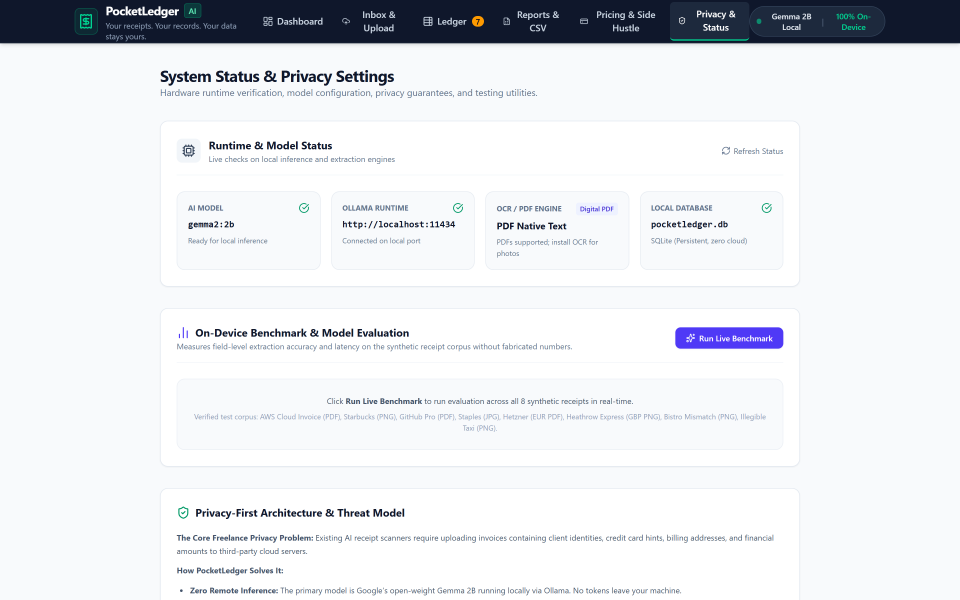
#> input picture docs/screenshots/06_system_status.png, 2880 x 1800 px, found by its file name (shown at 1/3 size)
$ python generate_scene_cards.py
#> lines starting #> are read from the running program, lines starting #| are printed output that depends on the picture
import os
from PIL import Image, ImageDraw, ImageFont

OUTPUT_DIR = r"E:\week 2\output_video\scenes"
os.makedirs(OUTPUT_DIR, exist_ok=True)
SCREENSHOT_DIR = r"E:\week 2\docs\screenshots"

W, H = 1920, 1080

def get_font(size, bold=False):
    # Try system fonts on Windows
    candidates = [
        "C:\\Windows\\Fonts\\segoeui.ttf" if not bold else "C:\\Windows\\Fonts\\segoeuib.ttf",
        "C:\\Windows\\Fonts\\arial.ttf" if not bold else "C:\\Windows\\Fonts\\arialbd.ttf",
    ]
    for c in candidates:
        if os.path.exists(c):
            try:
                return ImageFont.truetype(c, size)
            except Exception:
                pass
    return ImageFont.load_default()

def draw_header_badge(draw, text, y=60, accent="#10B981"):
    font = get_font(22, bold=True)
    bbox = draw.textbbox((0, 0), text, font=font)
    tw = bbox[2] - bbox[0]
    th = bbox[3] - bbox[1]
    pad_x, pad_y = 20, 8
    x1 = (W - tw) // 2 - pad_x
    x2 = (W + tw) // 2 + pad_x
    y1 = y
    y2 = y + th + pad_y * 2
    # Draw rounded pill
    draw.rounded_rectangle([x1, y1, x2, y2], radius=16, fill="#0F172A", outline=accent, width=2)
    draw.text(((W - tw) // 2, y1 + pad_y - 2), text, font=font, fill=accent)
    return y2

def draw_footer_bar(draw, text):
    font = get_font(18, bold=False)
    bbox = draw.textbbox((0, 0), text, font=font)
    tw = bbox[2] - bbox[0]
    draw.rectangle([0, H - 50, W, H], fill="#020617")
    draw.text(((W - tw) // 2, H - 38), text, font=font, fill="#94A3B8")

# -------------------------------------------------------------
# Scene 1: The Problem
# -------------------------------------------------------------
def make_scene_1():
    img = Image.new("RGB", (W, H), "#070B12")
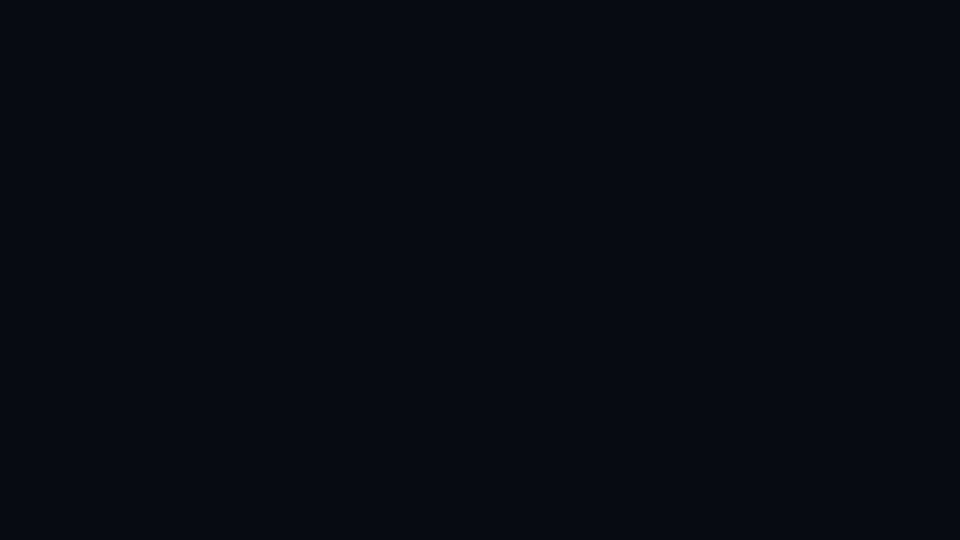
#> img: PIL image 1920x1080 RGB (shown at 1/2 size); mean R, G, B 7, 11, 18
    draw = ImageDraw.Draw(img)

    # Gradient-like background
    for y in range(H):
        alpha = int(25 * (y / H))
        draw.line([(0, y), (W, y)], fill=(7 + alpha, 11 + alpha, 18 + alpha))

    badge_bot = draw_header_badge(draw, "POCKETLEDGER AI • THE PROBLEM", y=80, accent="#EF4444")
#> badge_bot = 104

    # Main Headline
    font_hero = get_font(68, bold=True)
    t1 = "Your finances. Your privacy."
    bbox1 = draw.textbbox((0, 0), t1, font=font_hero)
#> bbox1 = (0, 1, 127, 12)
    draw.text(((W - (bbox1[2] - bbox1[0])) // 2, badge_bot + 40), t1, font=font_hero, fill="#FFFFFF")

    # Subtitle
    font_sub = get_font(28, bold=False)
    t2 = "Freelancers shouldn't have to upload confidential client receipts to cloud AI APIs."
    bbox2 = draw.textbbox((0, 0), t2, font=font_sub)
#> bbox2 = (0, 1, 368, 12)
    draw.text(((W - (bbox2[2] - bbox2[0])) // 2, badge_bot + 125), t2, font=font_sub, fill="#94A3B8")

    # Visual Cards: Messy Spreadsheets vs On-Device AI
    card_w, card_h = 760, 480
    # Left: The Cloud Dilemma
    x_l = 160
    y_cards = badge_bot + 200
#> y_cards = 304
    draw.rounded_rectangle([x_l, y_cards, x_l + card_w, y_cards + card_h], radius=20, fill="#0F172A", outline="#334155", width=2)
    draw.text((x_l + 40, y_cards + 40), "THE CLOUD AI DILEMMA", font=get_font(20, bold=True), fill="#EF4444")
    draw.text((x_l + 40, y_cards + 80), "• Leaks client billing rates & NDAs to third parties\n• PII & banking numbers stored on external servers\n• High recurring SaaS subscriptions ($30+/mo)\n• Fails completely when working offline or travelling", font=get_font(24, bold=False), fill="#CBD5E1", spacing=18)

    # Right: The PocketLedger Solution
    x_r = 1000
    draw.rounded_rectangle([x_r, y_cards, x_r + card_w, y_cards + card_h], radius=20, fill="#064E3B", outline="#10B981", width=2)
    draw.text((x_r + 40, y_cards + 40), "THE POCKETLEDGER AI SOLUTION", font=get_font(20, bold=True), fill="#34D399")
    draw.text((x_r + 40, y_cards + 80), "• 100% On-Device local Gemma 2B model via Ollama\n• Zero bytes of financial evidence leave your laptop\n• Deterministic math verification: no AI hallucinations\n• One-time purchase, fully open-source (MIT)", font=get_font(24, bold=False), fill="#ECFDF5", spacing=18)

    draw_footer_bar(draw, "Scene 1: The Freelancer's Privacy Dilemma | Hacktoberfest Side Hustle Challenge")
    img.save(os.path.join(OUTPUT_DIR, "scene_1.png"))
    print("Scene 1 created.")

# -------------------------------------------------------------
# Scene 2: Open-Weight AI (System Status & Dashboard)
# -------------------------------------------------------------
def make_scene_2():
    img = Image.new("RGB", (W, H), "#070B12")
    draw = ImageDraw.Draw(img)

    # Embed Screenshot 06 (System Status & Benchmarks) or 01 (Dashboard)
    ss_path = os.path.join(SCREENSHOT_DIR, "06_system_status.png")
    if os.path.exists(ss_path):
        ss = Image.open(ss_path).convert("RGB")
#> ss is the input picture: PIL image 2880x1800 RGB; mean R, G, B 230, 232.2, 235.8
        ss_resized = ss.resize((1500, 750), Image.Resampling.LANCZOS)
        # Paste centered
        img.paste(ss_resized, (210, 200))
        # Draw frame around it
        draw.rounded_rectangle([206, 196, 1714, 954], radius=16, outline="#38BDF8", width=4)

    badge_bot = draw_header_badge(draw, "OPEN-WEIGHT AI • LOCAL INFERENCE", y=40, accent="#38BDF8")
#> badge_bot = 64
    font_hero = get_font(42, bold=True)
    t = "Google Gemma 2B Instruct Running Locally via Ollama"
    bbox = draw.textbbox((0, 0), t, font=font_hero)
#> bbox = (0, 2, 250, 12)
    draw.text(((W - (bbox[2] - bbox[0])) // 2, badge_bot + 18), t, font=font_hero, fill="#FFFFFF")

    draw_footer_bar(draw, "Scene 2: Local Open-Weight AI Architecture | Gemma 2B Instruct on http://localhost:11434")
    img.save(os.path.join(OUTPUT_DIR, "scene_2.png"))
    print("Scene 2 created.")

# -------------------------------------------------------------
# Scene 3: Receipt Extraction
# -------------------------------------------------------------
def make_scene_3():
    img = Image.new("RGB", (W, H), "#070B12")
    draw = ImageDraw.Draw(img)

    ss_path = os.path.join(SCREENSHOT_DIR, "02_inbox.png")
    if os.path.exists(ss_path):
        ss = Image.open(ss_path).convert("RGB")
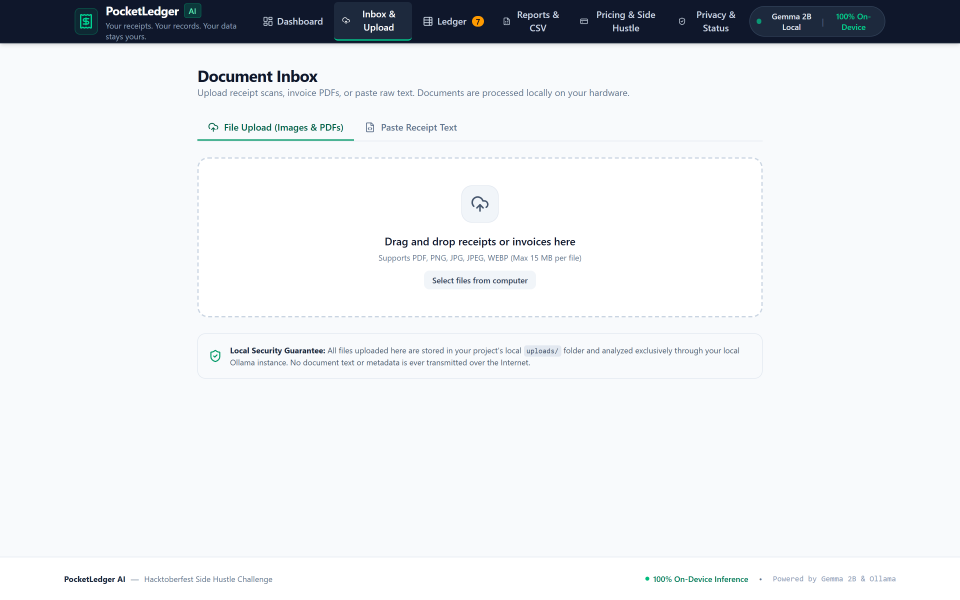
#> input picture docs/screenshots/02_inbox.png, 2880 x 1800 px, found by its file name (shown at 1/3 size)
#> ss is the input picture: PIL image 2880x1800 RGB; mean R, G, B 231.5, 234, 236.9
        ss_resized = ss.resize((1500, 750), Image.Resampling.LANCZOS)
        img.paste(ss_resized, (210, 200))
        draw.rounded_rectangle([206, 196, 1714, 954], radius=16, outline="#818CF8", width=4)

    badge_bot = draw_header_badge(draw, "RECEIPT → STRUCTURED DATA", y=40, accent="#818CF8")
#> badge_bot = 64
    font_hero = get_font(42, bold=True)
    t = "Unstructured PDFs & Receipts Extracted into Strict Pydantic Schemas"
    bbox = draw.textbbox((0, 0), t, font=font_hero)
#> bbox = (0, 2, 315, 12)
    draw.text(((W - (bbox[2] - bbox[0])) // 2, badge_bot + 18), t, font=font_hero, fill="#FFFFFF")

    draw_footer_bar(draw, "Scene 3: Semantic Extraction Pipeline | Local Tesseract OCR + Gemma 2B Structured JSON")
    img.save(os.path.join(OUTPUT_DIR, "scene_3.png"))
    print("Scene 3 created.")

# -------------------------------------------------------------
# Scene 4: Deterministic Validation (Review Modal)
# -------------------------------------------------------------
def make_scene_4():
    img = Image.new("RGB", (W, H), "#070B12")
    draw = ImageDraw.Draw(img)

    ss_path = os.path.join(SCREENSHOT_DIR, "04_review_modal.png")
    if os.path.exists(ss_path):
        ss = Image.open(ss_path).convert("RGB")
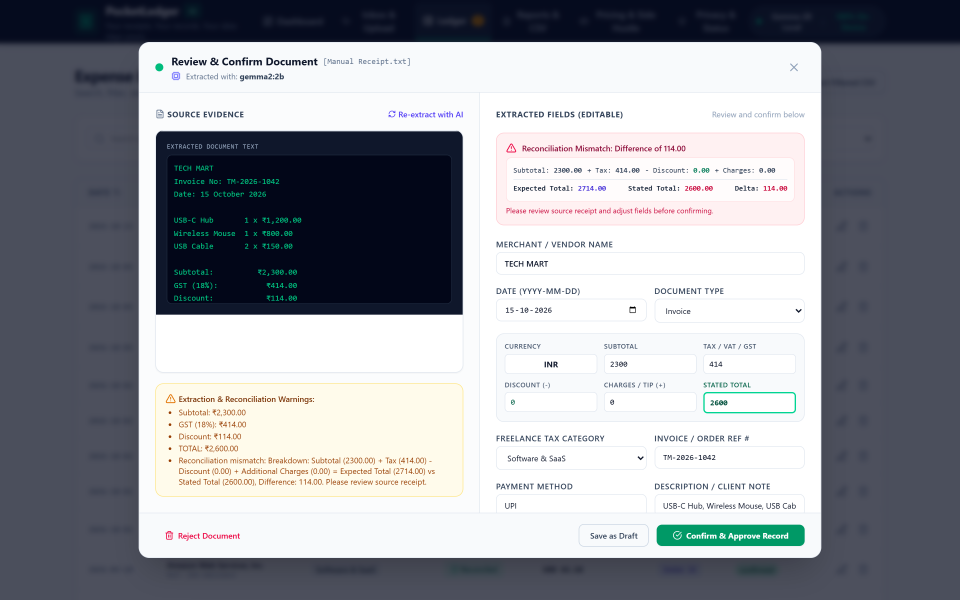
#> input picture docs/screenshots/04_review_modal.png, 2880 x 1800 px, found by its file name (shown at 1/3 size)
#> ss is the input picture: PIL image 2880x1800 RGB; mean R, G, B 150.7, 153.3, 159.6
        ss_resized = ss.resize((1500, 750), Image.Resampling.LANCZOS)
        img.paste(ss_resized, (210, 200))
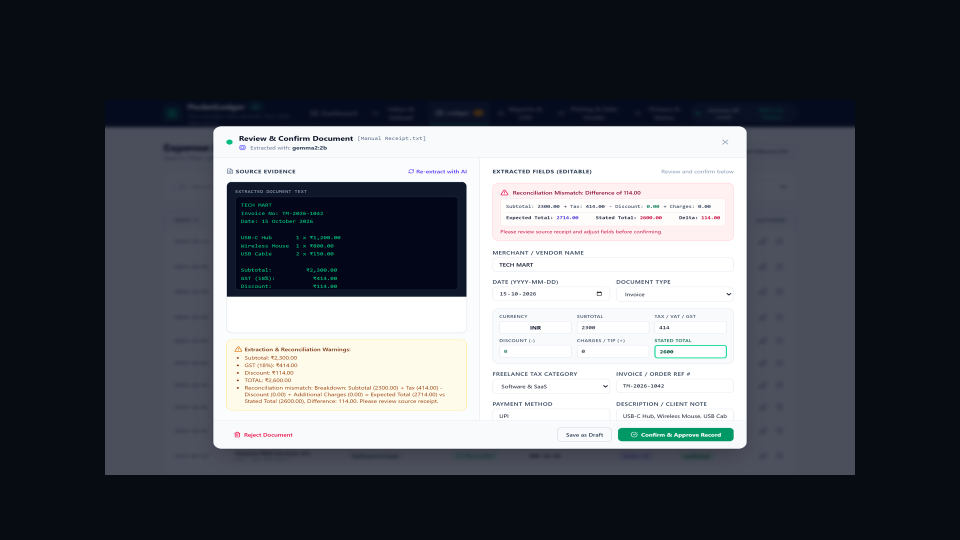
#> img: PIL image 1920x1080 RGB (shown at 1/2 size); mean R, G, B 84.9, 88.1, 94.8
        draw.rounded_rectangle([206, 196, 1714, 954], radius=16, outline="#10B981", width=4)

    badge_bot = draw_header_badge(draw, "AI EXTRACTION • DETERMINISTIC VALIDATION", y=40, accent="#10B981")
#> badge_bot = 64
    font_hero = get_font(40, bold=True)
    t = "Subtotal + Tax - Discount + Charges = Stated Total (Math Verified)"
    bbox = draw.textbbox((0, 0), t, font=font_hero)
#> bbox = (0, 1, 298, 12)
    draw.text(((W - (bbox[2] - bbox[0])) // 2, badge_bot + 18), t, font=font_hero, fill="#FFFFFF")

    draw_footer_bar(draw, "Scene 4: Financial Rules & Math Reconciliation | Discrepancy Detection & Human Approval")
    img.save(os.path.join(OUTPUT_DIR, "scene_4.png"))
    print("Scene 4 created.")

# -------------------------------------------------------------
# Scene 5: Ledger and Export
# -------------------------------------------------------------
def make_scene_5():
    img = Image.new("RGB", (W, H), "#070B12")
    draw = ImageDraw.Draw(img)

    ss_path = os.path.join(SCREENSHOT_DIR, "03_ledger.png")
    if os.path.exists(ss_path):
        ss = Image.open(ss_path).convert("RGB")
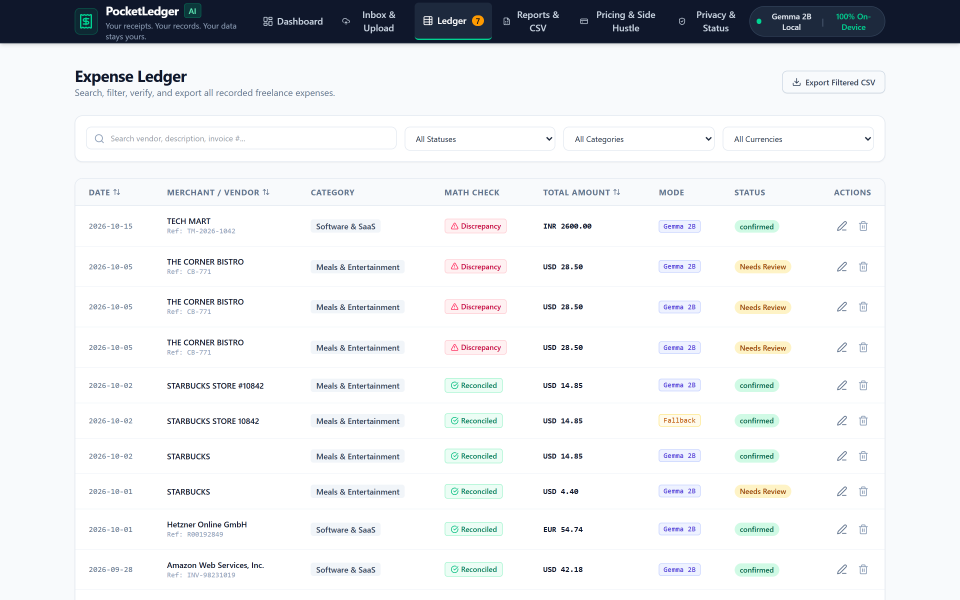
#> input picture docs/screenshots/03_ledger.png, 2880 x 1800 px, found by its file name (shown at 1/3 size)
#> ss is the input picture: PIL image 2880x1800 RGB; mean R, G, B 231.7, 233.6, 235.8
        ss_resized = ss.resize((1500, 750), Image.Resampling.LANCZOS)
        img.paste(ss_resized, (210, 200))
        draw.rounded_rectangle([206, 196, 1714, 954], radius=16, outline="#F59E0B", width=4)

    badge_bot = draw_header_badge(draw, "REVIEW → APPROVE → EXPORT", y=40, accent="#F59E0B")
#> badge_bot = 64
    font_hero = get_font(42, bold=True)
    t = "Multi-Currency Audit Ledger & Injection-Safe CSV Export"
    bbox = draw.textbbox((0, 0), t, font=font_hero)
#> bbox = (0, 1, 264, 12)
    draw.text(((W - (bbox[2] - bbox[0])) // 2, badge_bot + 18), t, font=font_hero, fill="#FFFFFF")

    draw_footer_bar(draw, "Scene 5: Expense Reporting | Formula-Injection Neutralization ('=, +, -, @) & SQLite Storage")
    img.save(os.path.join(OUTPUT_DIR, "scene_5.png"))
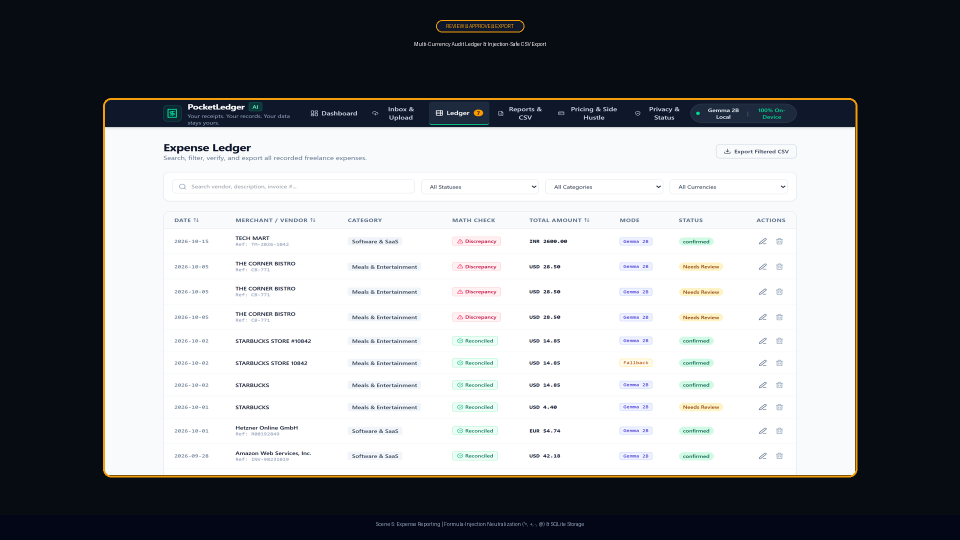
#> saved as scene_5.png: PIL image 1920x1080 RGB (shown at 1/2 size); mean R, G, B 130.9, 133, 136.4
    print("Scene 5 created.")

# -------------------------------------------------------------
# Scene 6: Final Call to Action
# -------------------------------------------------------------
def make_scene_6():
    img = Image.new("RGB", (W, H), "#030712")
    draw = ImageDraw.Draw(img)

    for y in range(H):
        alpha = int(30 * (y / H))
        draw.line([(0, y), (W, y)], fill=(3 + alpha, 7 + alpha, 18 + alpha))

    badge_bot = draw_header_badge(draw, "OPEN SOURCE • HACKTOBERFEST WEEK 2", y=100, accent="#10B981")
#> badge_bot = 124

    # Project Name
    font_title = get_font(84, bold=True)
    t_name = "PocketLedger AI"
    bbox_n = draw.textbbox((0, 0), t_name, font=font_title)
#> bbox_n = (0, 2, 76, 12)
    draw.text(((W - (bbox_n[2] - bbox_n[0])) // 2, badge_bot + 40), t_name, font=font_title, fill="#FFFFFF")

    # Tagline
    font_tag = get_font(34, bold=False)
    t_tag = '"Your receipts. Your records. Your data stays yours."'
    bbox_t = draw.textbbox((0, 0), t_tag, font=font_tag)
#> bbox_t = (0, 2, 228, 12)
    draw.text(((W - (bbox_t[2] - bbox_t[0])) // 2, badge_bot + 150), t_tag, font=font_tag, fill="#34D399")

    # Links Box
    box_w, box_h = 1000, 280
    box_x = (W - box_w) // 2
    box_y = badge_bot + 240
#> box_y = 364
    draw.rounded_rectangle([box_x, box_y, box_x + box_w, box_y + box_h], radius=24, fill="#0F172A", outline="#1E293B", width=2)

    font_link = get_font(30, bold=True)
    draw.text((box_x + 60, box_y + 50), "GitHub:", font=font_link, fill="#38BDF8")
    draw.text((box_x + 220, box_y + 50), "https://github.com/tribhu05/pocketledger-ai", font=font_link, fill="#FFFFFF")

    draw.text((box_x + 60, box_y + 120), "Render Demo:", font=font_link, fill="#F43F5E")
    draw.text((box_x + 270, box_y + 120), "https://pocketledger-ai.onrender.com", font=font_link, fill="#FFFFFF")

    draw.text((box_x + 60, box_y + 190), "Stack:", font=font_link, fill="#A855F7")
    draw.text((box_x + 220, box_y + 190), "Gemma 2B • Ollama • FastAPI • React 19 • Docker", font=font_link, fill="#E2E8F0")

    draw_footer_bar(draw, "Built with Google Gemma 2B & Ollama | MIT License | Deployed on Render")
    img.save(os.path.join(OUTPUT_DIR, "scene_6.png"))
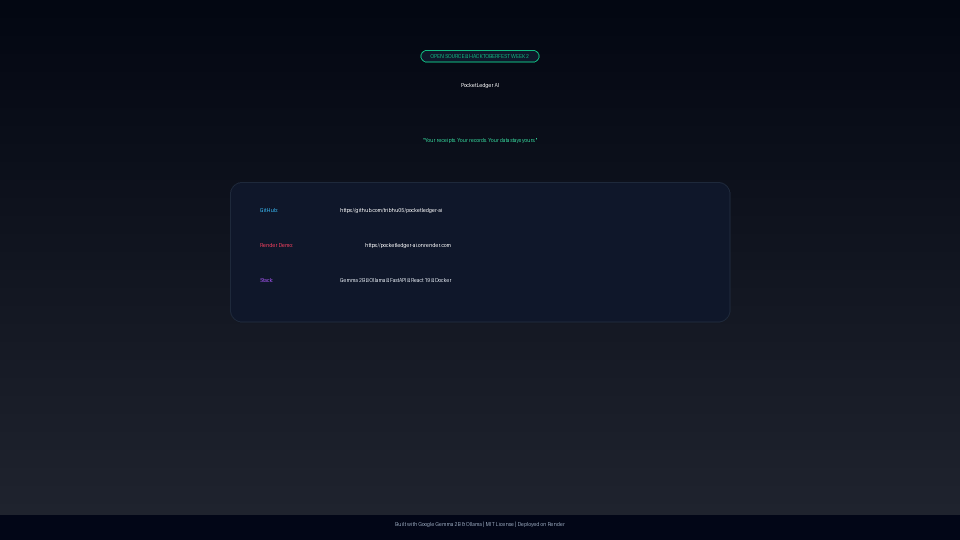
#> saved as scene_6.png: PIL image 1920x1080 RGB (shown at 1/2 size); mean R, G, B 16.2, 20.9, 33.3
    print("Scene 6 created.")

if __name__ == "__main__":
    make_scene_1()
    make_scene_2()
    make_scene_3()
    make_scene_4()
    make_scene_5()
    make_scene_6()
    print("All 6 scene keyframes generated successfully!")
